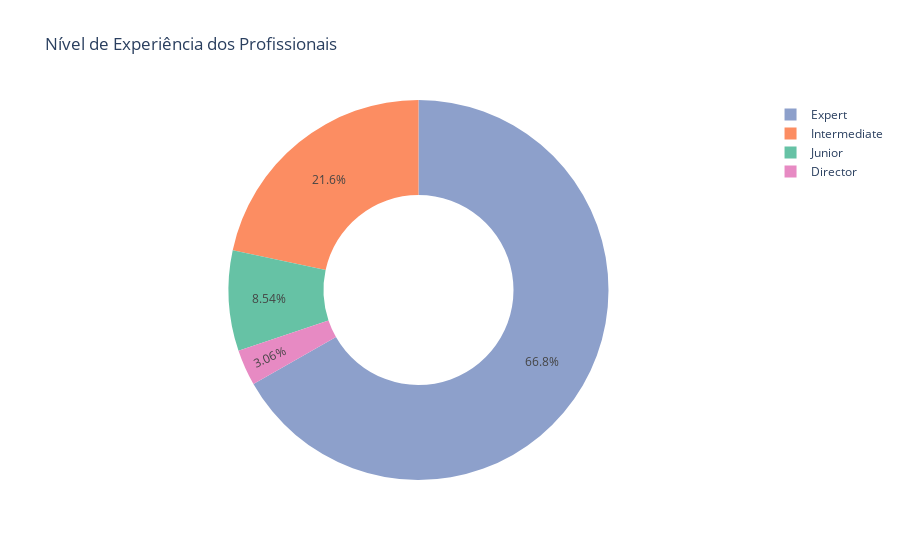

Notebook source saved alongside this figure:
### Markdown cell above
- EN Entry-level / Junior
 - MI Mid-level / Intermediate
 - SE Senior-level / Expert
 - EX Executive-level / Director

### Code cell
# experience levels count according the exeprience level
experience_levels = ["EN", "MI", "SE", "EX"]

freq = df["experience_level"].value_counts().reindex(experience_levels).values

# Criar o gráfico de rosca
fig = go.Figure(
    go.Pie(
        labels=["Junior", "Intermediate", "Expert", "Director"],
        values=freq,
        hole=0.5, # define o tamanho do furo no meio
        marker=dict(colors=['#66c2a5', '#fc8d62', '#8da0cb', '#e78ac3']), # define as cores das fatias
    )
)

# Adicionar título
fig.update_layout(title='Nível de Experiência dos Profissionais')


# Mostrar o gráfico
fig.show()

### Figure 1 — Plotly figure (JSON) as saved in the notebook; plotly's stock layout.template omitted (floating-point values rounded to 4 significant figures)
{"data": [{"hole": 0.5, "labels": ["Junior", "Intermediate", "Expert", "Director"], "marker": {"colors": ["#66c2a5", "#fc8d62", "#8da0cb", "#e78ac3"]}, "type": "pie", "values": [313, 793, 2446, 112]}], "layout": {"title": {"text": "Nível de Experiência dos Profissionais"}}}
